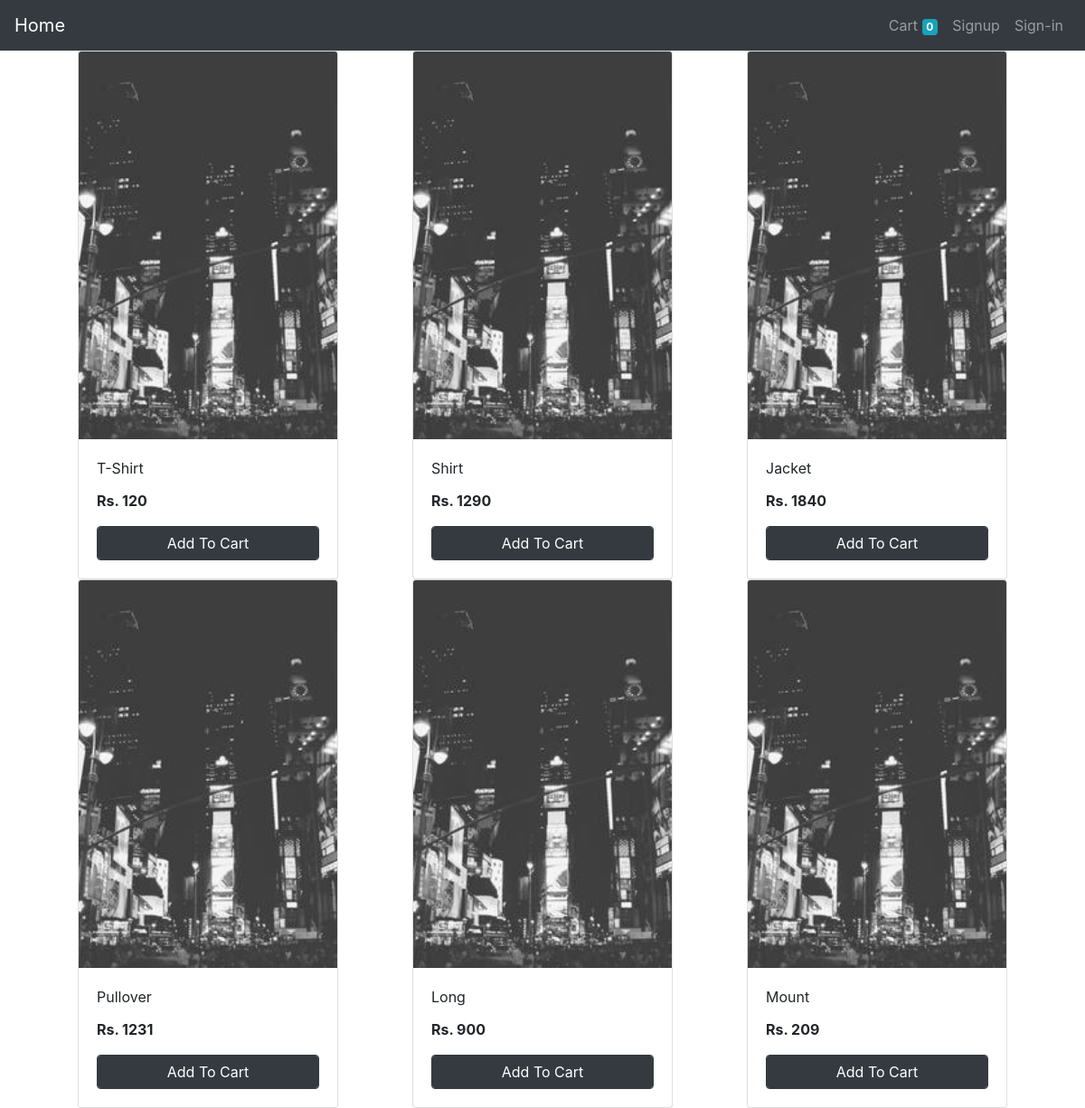
The page / on the database its author committed.
### warehouse/models.py (models this page shows, shortened)
class Item(models.Model):
	name = models.CharField(max_length = 50)
	price = models.IntegerField(default = 0)
	desc = models.CharField(max_length = 200, default = '')
	image = models.ImageField(upload_to = 'static/images')
	@staticmethod
	def get_all_items():
		return Item.objects.all()

### warehouse/views.py (the view, shortened to what this page needs)
# urls.py: path('', Index.as_view(), name = 'home'),
class Index(View):
	def get(self, request):
		prds = Item.get_all_items();
		return render(request, 'index.html', {'prds' : prds})

### warehouse/templates/index.html (shortened to what this page needs)
{% extends 'base.html' %}
{% block content %}
<div class="container">
  <div class="row mx-auto">
    {% for  product in prds %}
	<div class="card mx-auto" style="width: 18rem;">
  <img class="card-img-top" src= "{{ product.image.url }}" alt="Card image cap">
  <div class="card-body">
    <p class="card-title">{{ product.name }}</p>
    <p class="card-text"><b>Rs. {{ product.price }}</b></p>
    <form action="/" method="POST" class="btn-block">
	<input type="submit" class="float-right btn btn-dark  form-control"
		value="Add To Cart">
	</form>
  </div>
</div>
{% endfor %}
  </div>
</div>
{% endblock %}

### warehouse/templates/base.html (shortened to what this page needs)
<!doctype html>
<html lang="en">
<head>
  <link rel="stylesheet" href="https://maxcdn.bootstrapcdn.com/bootstrap/4.0.0/css/bootstrap.min.css"
>
</head>
<body>
  <nav class="
  sticky-top navbar
  navbar-expand-lg
  navbar-dark
  bg-dark
   ">
    <a class="navbar-brand" href="/">Home</a>
    <div class="collapse navbar-collapse" id="navbarSupportedContent">
      <ul class=" navbar-nav my-2 my-lg-0">
        <li class="nav-item ">
          <a class="nav-link" href="/cart">Cart
            <span class="badge badge-info" id="quant">{{ request.session.cart.keys| length }}</span>
            <span class="sr-only">(current)</span></a>
        </li>
        {% if request.session.cust_id %}
        <li class="nav-item ">
          <a class="nav-link" href="/orders">Orders<span class="sr-only">(current)</span></a>
        </li>
        <li class="nav-item ">
          <a class="nav-link" href="/signout">Signout<span class="sr-only">(current)</span></a>
        </li>
        {% else %}
        <li class="nav-item ">
          <a class="nav-link" href="/signup">Signup<span class="sr-only">(current)</span></a>
        </li>
        <li class="nav-item ">
          <a class="nav-link" href="/signin">Sign-in<span class="sr-only">(current)</span></a>
        </li>
        {% endif %}
      </ul>
    </div>
  </nav>
    {% block content %}{% endblock %}
</body>
</html>

### rows shown on the page
Item: image (picture), name "T-Shirt", price "120"
Item: image (picture), name "Shirt", price "1290"
Item: image (picture), name "Jacket", price "1840"
Item: image (picture), name "Pullover", price "1231"
Item: image (picture), name "Long", price "900"
Item: image (picture), name "Mount", price "209"

### other values the page prints
{{ request.session.cart.keys| length }} "0"
